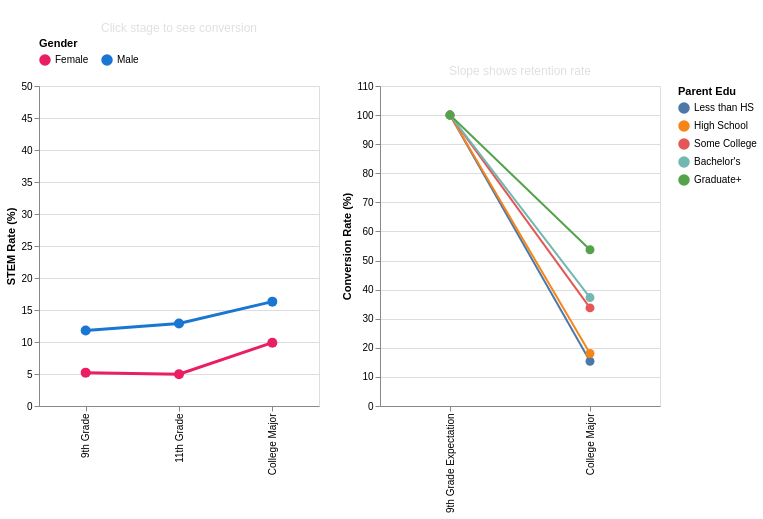

Here is the notebook cell this chart was saved with:
### Markdown cell above
## Viz 5: The STEM Pipeline - 9th Grade to College

**Left**: Line chart showing STEM pipeline progression by gender  
**Right**: Slope chart showing conversion rate from expectation to major by parent education

### Code cell
hsls_v5 = hsls_df[(hsls_df["X1SEX"].isin([1, 2])) &
                   (hsls_df["X1STU30OCC_STEM1"].notna()) &
                   (hsls_df["X4RFDGMJSTEM"].notna()) &
                   (hsls_df["X1PAR1EDU"].notna())].copy()
hsls_v5 = hsls_v5[hsls_v5["X1PAR1EDU"] > 0]

hsls_v5["Gender"] = hsls_v5["X1SEX"].map({1: "Male", 2: "Female"})
hsls_v5["Parent_Education"] = hsls_v5["X1PAR1EDU"].map(hsls_edu_map)
hsls_v5["STEM_9th"] = hsls_v5["X1STU30OCC_STEM1"] == 1
hsls_v5["STEM_Major"] = hsls_v5["X4RFDGMJSTEM"] == 1

if "X2STU30OCC_STEM1" in hsls_v5.columns:
    hsls_v5["STEM_11th"] = hsls_v5["X2STU30OCC_STEM1"] == 1
else:
    hsls_v5["STEM_11th"] = hsls_v5["STEM_9th"]

pipeline_rows = []
for stage, col in [("9th Grade", "STEM_9th"), ("11th Grade", "STEM_11th"), ("College Major", "STEM_Major")]:
    for gender in ["Female", "Male"]:
        subset = hsls_v5[hsls_v5["Gender"] == gender]
        rate = subset[col].mean() * 100
        count = len(subset)
        pipeline_rows.append({"Stage": stage, "Gender": gender, "STEM_Rate": rate, "Count": count})
pipeline_df = pd.DataFrame(pipeline_rows)

stage_order = ["9th Grade", "11th Grade", "College Major"]
stage_select = alt.selection_point(fields = ["Stage"], name = "stage_select")

left_chart = alt.Chart(pipeline_df).mark_line(
    point = {"filled": True, "size": 100}, strokeWidth = 3, cursor = "pointer"
).encode(
    x = alt.X("Stage:N", title = None, sort = stage_order),
    y = alt.Y("STEM_Rate:Q", title = "STEM Rate (%)", scale = alt.Scale(domain = [0, 50])),
    color = alt.Color("Gender:N",
                    scale = alt.Scale(domain = ["Female", "Male"], range = ["#E91E63", "#1976D2"]),
                    legend = alt.Legend(title = "Gender", orient = "top")),
    opacity = alt.condition(stage_select, alt.value(1), alt.value(0.4)),
    tooltip = ["Stage:N", "Gender:N",
             alt.Tooltip("STEM_Rate:Q", format = ".1f", title = "STEM Rate (%)"),
             alt.Tooltip("Count:Q", format = ",d", title = "Students")]
).add_params(stage_select).properties(
    name = "view_1",
    title = {"text": "STEM Pipeline by Gender", "subtitle": "Click stage to see conversion",
           "color": "#FFFFFF", "fontSize": 14, "subtitleColor": "#E0E0E0"},
    width = 280, height = 320
)

stem_expecters = hsls_v5[hsls_v5["STEM_9th"] == True]
conversion_data = []
for edu in hsls_edu_order:
    subset = stem_expecters[stem_expecters["Parent_Education"] == edu]
    if len(subset) > 10:
        start_rate = 100
        end_rate = subset["STEM_Major"].mean() * 100
        conversion_data.append({"Parent_Education": edu, "Stage": "9th Grade Expectation", "Rate": start_rate, "Count": len(subset)})
        conversion_data.append({"Parent_Education": edu, "Stage": "College Major", "Rate": end_rate, "Count": len(subset)})
slope_df = pd.DataFrame(conversion_data)

right_chart = alt.Chart(slope_df).mark_line(
    point = {"filled": True, "size": 80}, strokeWidth = 2
).encode(
    x = alt.X("Stage:N", title = None, sort = ["9th Grade Expectation", "College Major"]),
    y = alt.Y("Rate:Q", title = "Conversion Rate (%)", scale = alt.Scale(domain = [0, 110])),
    color = alt.Color("Parent_Education:N",
                    scale = alt.Scale(domain = hsls_edu_order, scheme = "tableau10"),
                    legend = alt.Legend(title = "Parent Edu", orient = "right")),
    tooltip = ["Parent_Education:N", "Stage:N",
             alt.Tooltip("Rate:Q", format = ".1f", title = "Rate (%)"),
             alt.Tooltip("Count:Q", format = ",d", title = "Students")]
).properties(
    title = {"text": "STEM Conversion: Expectation to Major", "subtitle": "Slope shows retention rate",
           "color": "#FFFFFF", "fontSize": 14, "subtitleColor": "#E0E0E0"},
    width = 280, height = 320
)

viz5 = alt.hconcat(left_chart, right_chart).resolve_scale(color = "independent")
save_chart(viz5, "hsls_math_identity_race.json")
viz5

### Figure 1 — Vega-Lite specification as saved in the notebook (floating-point values rounded to 4 significant figures)
{"config": {"view": {"continuousWidth": 300, "continuousHeight": 300}}, "hconcat": [{"data": {"name": "data-71c7dfe0ed95b68d0548e1c478614fac"}, "mark": {"type": "line", "cursor": "pointer", "point": {"filled": true, "size": 100}, "strokeWidth": 3}, "encoding": {"color": {"field": "Gender", "legend": {"orient": "top", "title": "Gender"}, "scale": {"domain": ["Female", "Male"], "range": ["#E91E63", "#1976D2"]}, "type": "nominal"}, "opacity": {"condition": {"param": "stage_select", "value": 1}, "value": 0.4}, "tooltip": [{"field": "Stage", "type": "nominal"}, {"field": "Gender", "type": "nominal"}, {"field": "STEM_Rate", "format": ".1f", "title": "STEM Rate (%)", "type": "quantitative"}, {"field": "Count", "format": ",d", "title": "Students", "type": "quantitative"}], "x": {"field": "Stage", "sort": ["9th Grade", "11th Grade", "College Major"], "title": null, "type": "nominal"}, "y": {"field": "STEM_Rate", "scale": {"domain": [0, 50]}, "title": "STEM Rate (%)", "type": "quantitative"}}, "height": 320, "name": "view_1", "title": {"text": "STEM Pipeline by Gender", "subtitle": "Click stage to see conversion", "color": "#FFFFFF", "fontSize": 14, "subtitleColor": "#E0E0E0"}, "width": 280}, {"data": {"name": "data-00d761a81aa7abe4f3c2f75d2a8787a4"}, "mark": {"type": "line", "point": {"filled": true, "size": 80}, "strokeWidth": 2}, "encoding": {"color": {"field": "Parent_Education", "legend": {"orient": "right", "title": "Parent Edu"}, "scale": {"domain": ["Less than HS", "High School", "Some College", "Bachelor's", "Graduate+"], "scheme": "tableau10"}, "type": "nominal"}, "tooltip": [{"field": "Parent_Education", "type": "nominal"}, {"field": "Stage", "type": "nominal"}, {"field": "Rate", "format": ".1f", "title": "Rate (%)", "type": "quantitative"}, {"field": "Count", "format": ",d", "title": "Students", "type": "quantitative"}], "x": {"field": "Stage", "sort": ["9th Grade Expectation", "College Major"], "title": null, "type": "nominal"}, "y": {"field": "Rate", "scale": {"domain": [0, 110]}, "title": "Conversion Rate (%)", "type": "quantitative"}}, "height": 320, "title": {"text": "STEM Conversion: Expectation to Major", "subtitle": "Slope shows retention rate", "color": "#FFFFFF", "fontSize": 14, "subtitleColor": "#E0E0E0"}, "width": 280}], "params": [{"name": "stage_select", "select": {"type": "point", "fields": ["Stage"]}, "views": ["view_1"]}], "resolve": {"scale": {"color": "independent"}}, "$schema": "https://vega.github.io/schema/vega-lite/v5.20.1.json", "datasets": {"data-71c7dfe0ed95b68d0548e1c478614fac": [{"Stage": "9th Grade", "Gender": "Female", "STEM_Rate": 5.21, "Count": 8349}, {"Stage": "9th Grade", "Gender": "Male", "STEM_Rate": 11.8, "Count": 8434}, {"Stage": "11th Grade", "Gender": "Female", "STEM_Rate": 4.971, "Count": 8349}, {"Stage": "11th Grade", "Gender": "Male", "STEM_Rate": 12.9, "Count": 8434}, {"Stage": "College Major", "Gender": "Female", "STEM_Rate": 9.893, "Count": 8349}, {"Stage": "College Major", "Gender": "Male", "STEM_Rate": 16.3, "Count": 8434}], "data-00d761a81aa7abe4f3c2f75d2a8787a4": [{"Parent_Education": "Less than HS", "Stage": "9th Grade Expectation", "Rate": 100.0, "Count": 65}, {"Parent_Education": "Less than HS", "Stage": "College Major", "Rate": 15.38, "Count": 65}, {"Parent_Education": "High School", "Stage": "9th Grade Expectation", "Rate": 100.0, "Count": 543}, {"Parent_Education": "High School", "Stage": "College Major", "Rate": 18.05, "Count": 543}, {"Parent_Education": "Some College", "Stage": "9th Grade Expectation", "Rate": 100.0, "Count": 599}, {"Parent_Education": "Some College", "Stage": "College Major", "Rate": 33.72, "Count": 599}, {"Parent_Education": "Bachelor's", "Stage": "9th Grade Expectation", "Rate": 100.0, "Count": 169}, {"Parent_Education": "Bachelor's", "Stage": "College Major", "Rate": 37.28, "Count": 169}, {"Parent_Education": "Graduate+", "Stage": "9th Grade Expectation", "Rate": 100.0, "Count": 54}, {"Parent_Education": "Graduate+", "Stage": "College Major", "Rate": 53.7, "Count": 54}]}}
